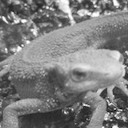

Write Python code to recreate this figure.
import cv2
import numpy as np
import matplotlib.pyplot as plt

# Read image
img = cv2.imread("imori.jpg").astype(np.float32)
H, W, C = img.shape

# Gray scale
gray = 0.2126 * img[..., 2] + 0.7152 * img[..., 1] + 0.0722 * img[..., 0]

"""
fimg = np.fft.fft2(gray)
    
# 第1象限と第3象限, 第2象限と第4象限を入れ替え
fimg =  np.fft.fftshift(fimg)
print(fimg.shape)
# パワースペクトルの計算
mag = 20*np.log(np.abs(fimg))
    
# 输入画像とスペクトル画像をグラフ描画
plt.subplot(121)
plt.imshow(gray, cmap = 'gray')
plt.subplot(122)
plt.imshow(mag, cmap = 'gray')
plt.show()
"""

# DFT
K = W
L = H
M = W
N = H

G = np.zeros((L, K), dtype=np.complex)

x = np.tile(np.arange(W), (H, 1))
y = np.arange(H).repeat(W).reshape(H, -1)

for l in range(L):
    for k in range(K):
        G[l, k] = np.sum(gray * np.exp(-2j * np.pi * (x * k / M + y * l / N))) / np.sqrt(M * N)
        #for n in range(N):
        #    for m in range(M):
        #        v += gray[n, m] * np.exp(-2j * np.pi * (m * k / M + n * l / N))
        #G[l, k] = v / np.sqrt(M * N)

ps = (np.abs(G) / np.abs(G).max() * 255).astype(np.uint8)
cv2.imwrite("out_ps.jpg", ps)

# IDFT
out = np.zeros((H, W), dtype=np.float32)

for n in range(N):
    for m in range(M):
        out[n,m] = np.abs(np.sum(G * np.exp(2j * np.pi * (x * m / M + y * n / N)))) / np.sqrt(M * N)

out[out>255] = 255
out = out.astype(np.uint8)
    
# Save result
cv2.imshow("result", out)
cv2.waitKey(0)
cv2.imwrite("out.jpg", out)
